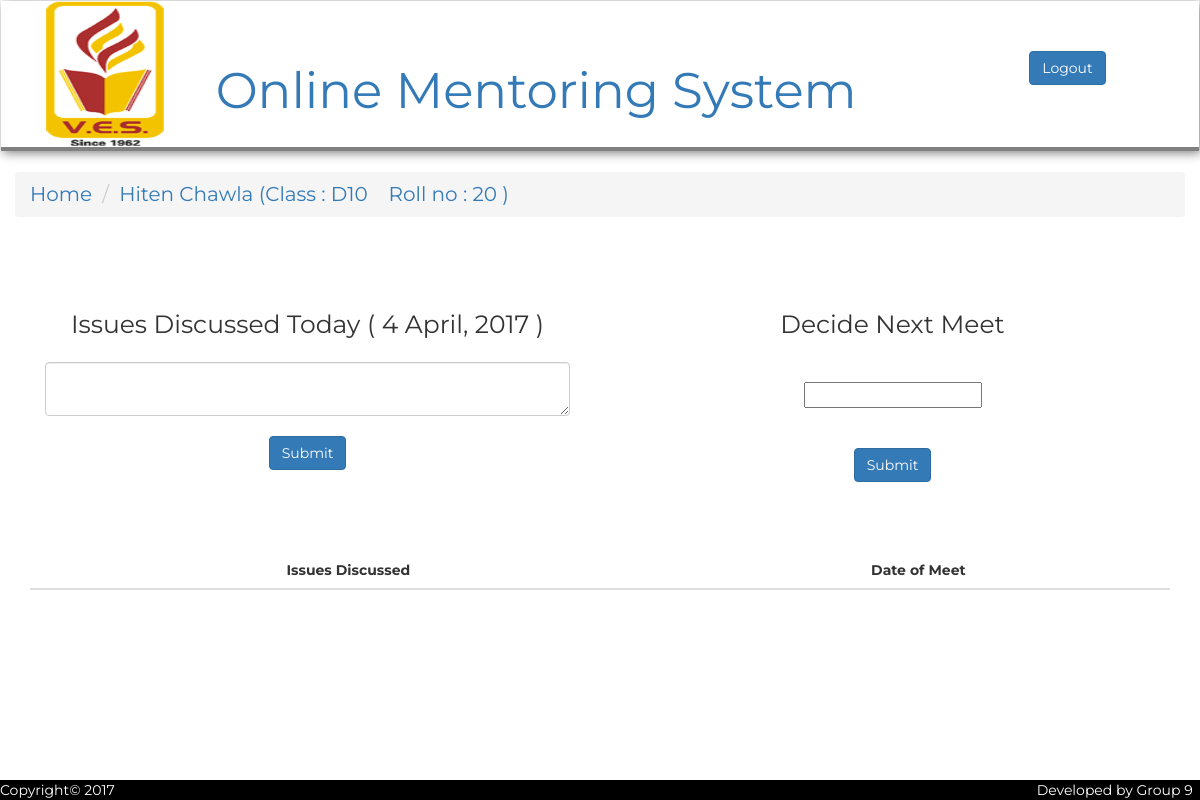
Screenshot of /html/profile.php?email=2015hiten.chawla@ves.ac.in (signed in) with the database file from the repository.
### tables this page shows
CREATE TABLE `mentee` (
  `email` varchar(40) NOT NULL,
  `name` varchar(30) NOT NULL,
  `class` varchar(4) NOT NULL,
  `roll_no` int(100) NOT NULL,
  `mentor` varchar(30) DEFAULT NULL
);

### html/profile.php (the view, shortened to what this page needs)
<!DOCTYPE html>
<html lang="en">
<head>
	<link rel="stylesheet" href="../bootstrap/css/bootstrap.min.css">
	<link href="../css/header.css" rel="stylesheet">
	<link href="../css/profile.css" rel="stylesheet">
	<link rel="stylesheet" href="../css/footer.css">
	<link rel="stylesheet" href="//code.jquery.com/ui/1.12.1/themes/base/jquery-ui.css">
</head>
<body>
<?php require 'header.php';
    require '../php/dp.php';
     $res = mysqli_query($con,"select name,class,roll_no from mentee where email = '".$_GET['email']."'");
     $a = mysqli_fetch_assoc($res);
      $name = $a['name'];
      $clss = $a['class'];
      $roll = $a['roll_no'];
    ?>
<div class="container class_name">
	<ul class="breadcrumb">
	    <li><a href="mentorpage.php">Home</a></li>
	    <li><a href="studentprofile.php/email=<?php echo $_GET['email'] ?>"><?php echo $name." (Class : ".$clss." &nbsp&nbsp Roll no : ".$roll." )"; ?></a></li>
	</ul>
</div>
<div class="container issue">
	<div class="row">
		<div class="col-md-6">
			<div class="col-md-12 text_header">
				Issues Discussed Today ( <?php echo date("j F, Y"); ?> )
			</div>
			<div class="col-md-12 issuebox">
				<textarea maxlength="100" cols="30" class="form-control" class="textarea"></textarea>
			</div>
			<div class="btn_div">
				<button class="btn btn-default btn-primary" onclick="submit_issue()">Submit</button>
			</div>
		</div>
		<div class="col-md-6">
			<div class="col-md-12 text_header">
				Decide Next Meet
			</div>
			<div class="col-md-12 datebox">
				<input type="text" id="datepicker"  class="date">
			</div>
			<div class="btn_div">
				<button class="btn btn-default btn-primary" onclick="next_meet()">Submit</button>
			</div>
		</div>
	</div>
</div>
<div class="container table_container">
	<table class="table table-striped">
    <thead>
      <tr>
        <th>Issues Discussed</th>
		    <th>Date of Meet</th>
      </tr>
    </thead>
    </table>
</div>
<?php require'footer.php' ?>
</body>
</html>

### css/header.css (style rules this page uses)
body { font-family: 'Montserrat', sans-serif; }

### css/profile.css (style rules this page uses)
.class_name { font-size: 20px; margin: 20px 0px; width: 100%; }
.table,th { text-align: center; }
.text_header { text-align: center; font-size: 25px; }
.datebox { text-align: center; margin: 40px auto; }
.issue { margin: 70px auto; text-align: center; }
.issuebox { margin : 20px auto; }
.table_container { margin-bottom: 50px; }

### css/footer.css (style rules this page uses)
html,body { height: 100%; }

### rows the page displays
mentee: name "Hiten Chawla", class "D10", roll_no "20"
